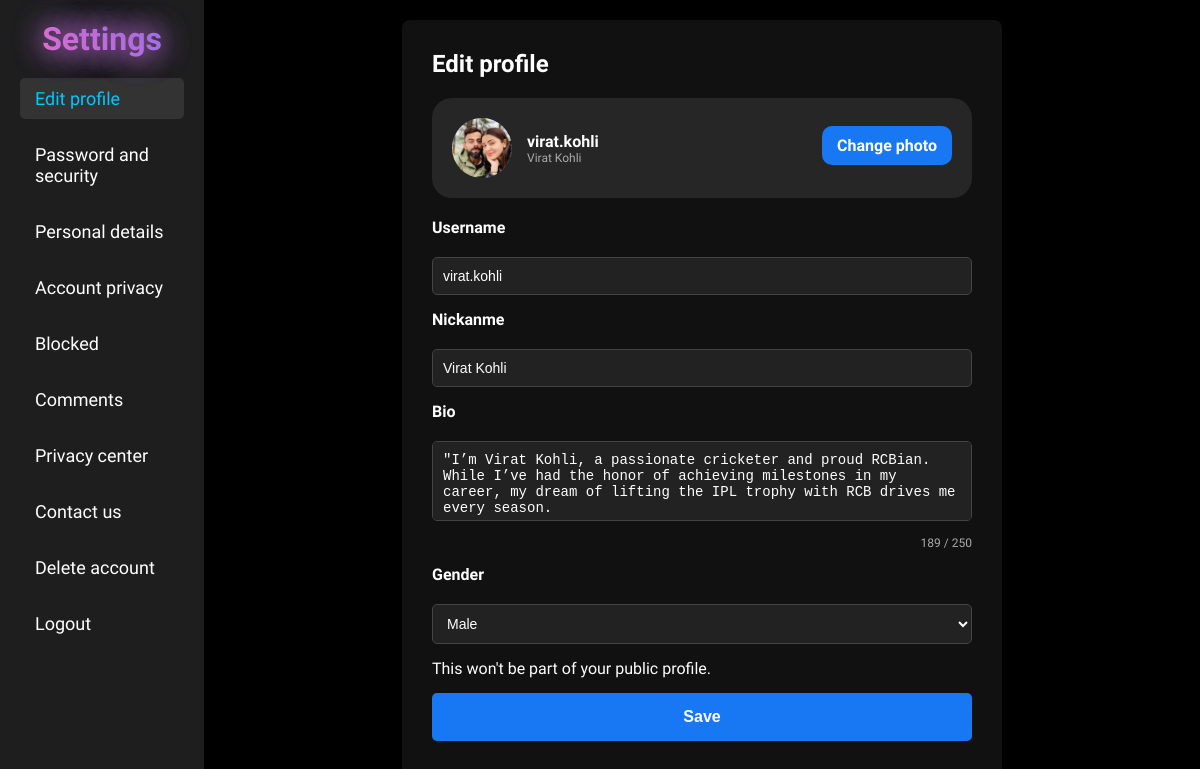
/settings/ (signed in), run on the app's committed database.
### accounts/models.py (models this page shows, shortened)
class UserProfile(models.Model):
    user = models.OneToOneField(User, on_delete=models.CASCADE)
    profile_image = models.ImageField(upload_to='profile_images/', default='profile_images/pu.jpg')
    nickname = models.CharField(max_length=50, null=True, blank=True, default='')
    bio = models.TextField(max_length=250, null=True, blank=True)
    post_count = models.PositiveIntegerField(default=0)
    followers_count = models.PositiveIntegerField(default=0)
    following_count = models.PositiveIntegerField(default=0)
    created_at = models.DateTimeField(auto_now_add=True)
    updated_at = models.DateTimeField(auto_now=True)

### settings/views.py (the view)
# urls.py: path('', views.edit_profile, name='edit_profile'),
def edit_profile(request):
    user_info = UserProfile.objects.get(user__username = request.user.username)
    gender = UserSettings.objects.filter(user__username=request.user.username).values_list('gender', flat=True).first()
    if gender == None or gender == '':
        gender = 'no'
    context = {
        'user_info': user_info,
        'gender': gender,
    }
    return render(request, 'settings/editProfile.html', context)

### settings/templates/settings/editProfile.html (shortened to what this page needs)
{% extends "settingsBase.html" %}
{% load static %}
{% block css %}
<link rel="stylesheet" href="{% static "css/editProfile.css" %}">
{% endblock %}
{% block main %}
<div class="container edit-profile-container">
    <h1>Edit profile</h1>
    <div class="profile-section">
        <div class="profile-info">
            <img id="profile-pic" src="{{user_info.profile_image.url}}" alt="Profile Picture" class="profile-pic">
            <div>
                <p class="username">{{user_info.user.username}}</p>
                <p class="full-name">{{user_info.nickname}}</p>
            </div>
        </div>
        <label for="file-input" class="change-photo-btn">Change photo</label>
    </div>
    <form class="edit-form" method="POST" enctype="multipart/form-data">
        <label for="username">Username</label>
        <input type="text" id="username" placeholder="Username" value="{{user_info.user.username}}">
        <label for="nickname">Nickanme</label>
        <input type="text" id="nickname" placeholder="Nickanme" value="{{user_info.nickname}}">
        <label for="bio">Bio</label>
        <textarea id="bio-input" placeholder="Bio" maxlength="250">{{user_info.bio}}</textarea>
        <div class="char-count"><span id="char-count">{{user_info.bio|length}}</span> / 250</div>
        <label for="gender">Gender</label>
        <select id="gender">
            <option value="Male" {% if gender == 'Male' %}selected{% endif %}>Male</option>
        </select>
        <p class="note">This won't be part of your public profile.</p>
        <button type="button" class="save-profile-btn">Save</button>
    </form>
</div>
{% endblock %}

### feed/static/css/styles.css (style rules this page uses)
* { margin: 0; padding: 0; box-sizing: border-box; }
body { margin: 0; font-family: 'Sour Gummy', Arial, sans-serif; background-color: #121212; color: #ffffff; overflow-x: hidden; }
.container { display: flex; min-height: 100vh; }

### settings/static/css/editProfile.css (style rules this page uses)
.edit-profile-container { display: flex; flex-direction: column; max-width: 600px; width: 100%; background-color: #111; padding: 30px; border-radius: 8px; }
h1 { font-size: 24px; margin-bottom: 20px; }
.profile-section { display: flex; align-items: center; margin-bottom: 20px; background: #262626; padding: 20px; border-radius: 20px; }
.profile-info { display: flex; align-items: center; gap: 15px; }
.profile-pic { width: 60px; height: 60px; border-radius: 50%; object-fit: cover; background-color: #444; }
.username { font-weight: bold; }
.full-name { font-size: 12px; color: #aaa; }
.change-photo-btn { background-color: #1877f2; color: #fff; border: none; padding: 10px 15px; border-radius: 10px; cursor: pointer; margin-left: auto; }
form { display: flex; flex-direction: column; gap: 15px; }
label { font-weight: bold; margin-bottom: 5px; }
input, textarea, select { background-color: #222; color: #fff; border: 1px solid #444; border-radius: 5px; padding: 10px; font-size: 14px; }
textarea { resize: none; height: 80px; }
.char-count { font-size: 12px; color: #aaa; text-align: right; }
.save-profile-btn { background: #1877f2; border: none; color: white; padding: 15px 20px; border-radius: 5px; font-weight: bolder; font-size: 16px; cursor: pointer; }

### data on the page
UserProfile: profile_image (picture), user.username "virat.kohli", nickname "Virat Kohli", bio "\"I’m Virat Kohli, a passionate cricketer and proud RCBian. While I’ve had the honor of achieving milestones in my career, my dream of lifting the IPL trophy with RCB drives me every season.", bio|length "189"
